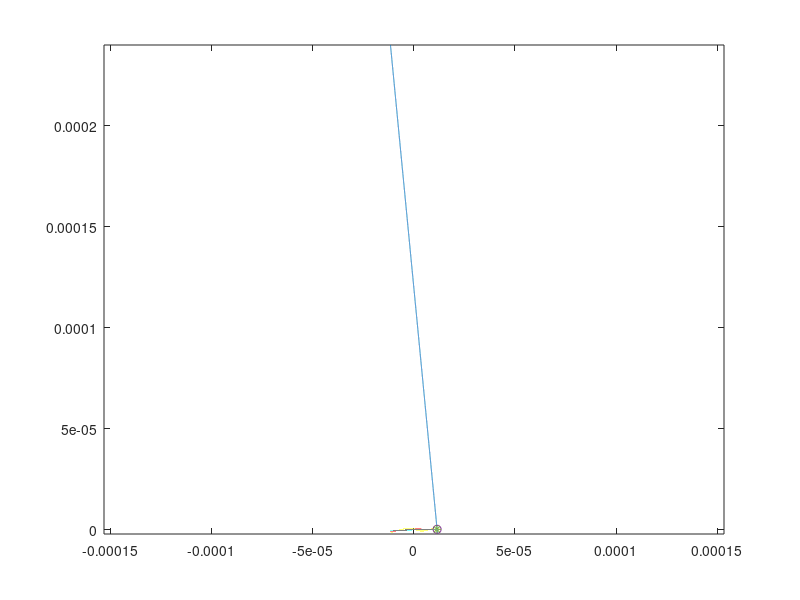

The MATLAB script that drew this image:
%% avvikelse från jämvikt m.a.p tangent/normal - vektorer
clc,clear all
AccPos=cell(4,2);
prod=cell(4,2);
for fil=1:4
    clearvars -except Pos AccPos prod fil 
%fil=1; % fil att kolla på

if fil==1
load('data/confined_28min_polynom.mat', '-mat');
elseif fil==2
load('data/confined_32min_polynom.mat', '-mat');
elseif fil==3
load('data/nonconfined_5min_polynom.mat', '-mat');
elseif fil==4
load('data/nonconfined_167min_polynom.mat', '-mat');
end

res=1000; %bestämmer antal punkter på "bågen"
S=linspace(0, 1 ,res);
X=polyval(PX_mean,S);
Y=polyval(PY_mean,S);
X=X-mean(X);
Y=Y-mean(Y);
N=size(px,1);
for i=1:N
    XP(i,:)=polyval(px(i,:),S);
    YP(i,:)=polyval(py(i,:),S);
    XP(i,:)=XP(i,:)-mean(XP(i,:));
    YP(i,:)=YP(i,:)-mean(YP(i,:));
end
punkt=.5; %punkt vi kollar på i intervallet [0,1]
Q=length(S)*punkt;
avs(:,1)=XP(:,Q)-X(Q);
avs(:,2)=YP(:,Q)-Y(Q);
avs=avs';

%Tangenten till jmvkt läge
dX=polyder(PX_mean);%derivera jämviktspolynomet i x
dY=polyder(PY_mean);%derivera jämviktspolynomet i y

jmN=[-polyval(dY, punkt), polyval(dX, punkt) ]; %normalvektor till jmvkt
jmT=[ polyval(dX, punkt), polyval(dY, punkt) ]; %normalvektor till jmvkt
jmN=jmN/norm(jmN);  %normerad normalvektor
jmT=jmT/norm(jmT);  %normerad tangentvektor


for i=1:N;
%avs=avs./repmat(sqrt(sum(avs.^2,1)),2,1);  %normering av avståndsvektorn


%Sprod =skalärprod, N=normalvektor, T=tangentvektor, Acc="integral"
NSprod(i)=jmN*avs(:,i);
TSprod(i)=jmT*avs(:,i);
AccNSprod(i)=sum(NSprod)+jmN*avs(:,i);
AccTSprod(i)=sum(TSprod)+jmT*avs(:,i);

end
prod{fil,1}=TSprod; %skalarprod med tangenten
prod{fil,2}=NSprod; %skalarprod med normalen
AccPos{fil,1}=AccNSprod;
AccPos{fil,2}=AccTSprod;
Pos(fil,1)=sum(NSprod)/sum(abs(NSprod)); %>0 betyder att strängen är mer på positiv sida av jmkvt
Pos(fil,2)=sum(TSprod)/sum(abs(TSprod));
end
%% plottar
clf
i=4;
figure(1),  hold on
subplot(2,3,1),plot(prod{i,1}), title('skalarprod m.a.p normalvektor')
subplot(2,3,2),plot(prod{i,2}), title('skalarprod m.a.p Tangentvektor')
subplot(2,3,3),plot(prod{i,1}+prod{i,2}), title('skalarprod normalvektor+ skalarprod Tangentvektor')
subplot(2,3,4),plot(AccPos{fil,1}), title('summa av skalarprod m.a.p normalvektor')
subplot(2,3,5),plot(AccPos{fil,2}), title('summa av skalarprod m.a.p tangentvektor')
subplot(2,3,6),plot(AccPos{fil,1}+AccPos{fil,2}), title('summa av skalarprod normalvektor+Tangentvektor')

% figure(2), clf
% S=fft(prodT{i});
% plot(abs(S(1:end/2)))
%% avvikelse från jämvikt definerad med skärning med tangentlinje
clc,clear all
for fil=1:1

if fil==1
load('data/confined_28min_polynom.mat', '-mat');
elseif fil==2
load('data/confined_32min_polynom.mat', '-mat');
elseif fil==3
load('data/nonconfined_5min_polynom.mat', '-mat');
elseif fil==4
load('data/nonconfined_167min_polynom.mat', '-mat');
end

res=10000; %bestämmer antal punkter på "bågen"
S=linspace(0, 1 ,res);
X=polyval(PX_mean,S);
Y=polyval(PY_mean,S);
X=X-mean(X);
Y=Y-mean(Y);
N=size(px,1);
for i=1:N
    XP(i,:)=polyval(px(i,:),S);
    YP(i,:)=polyval(py(i,:),S);
    XP(i,:)=XP(i,:)-mean(XP(i,:));
    YP(i,:)=YP(i,:)-mean(YP(i,:));
end
punkt=.99; %punkt vi kollar på i intervallet [0,1]
Q=length(S)*punkt;

%Tangenten till jmvkt läge
dX=polyder(PX_mean);%derivera jämviktspolynomet i x
dY=polyder(PY_mean);%derivera jämviktspolynomet i y

dXP=polyder(XP(1,:));%derivera polynomet i x
dYP=polyder(YP(1,:));%derivera polynomet i y

jmN=[-polyval(dY, punkt), polyval(dX, punkt) ]; %normalvektor till jmvkt
jmT=[ polyval(dX, punkt), polyval(dY, punkt) ]; %tangentvektor till jmvkt
jmN=jmN/norm(jmN);  %normerad normalvektor
jmT=jmT/norm(jmT);  %normerad tangentvektor

Nor=[-polyval(dYP, punkt), polyval(dXP, punkt) ]; %normalvektor
Tan=[ polyval(dXP, punkt), polyval(dYP, punkt) ]; %tangentvektor
Nor=Nor/norm(Nor);  %normerad normalvektor
Tan=Tan/norm(Tan);  %normerad tangentvektor

clf

x=linspace(min(X),max(X),res);
b=Y(Q)-jmN(2)/jmN(1)*X(Q);
Nx=jmN(2)/jmN(1).*x+b;

m=YP(1,Q)-Tan(2)/Tan(1)*XP(1,Q);
Tx=Tan(2)/Tan(1).*x+m;
%C=find(abs(Nx-YP(1,:)-XP(1,:))<=0.2)
plot(x,Nx,x,Y,XP(1,:),YP(1,:),X(Q),Y(Q),'o',XP(1,Q),YP(1,Q),'*',x,Tx)
axis equal

end

















